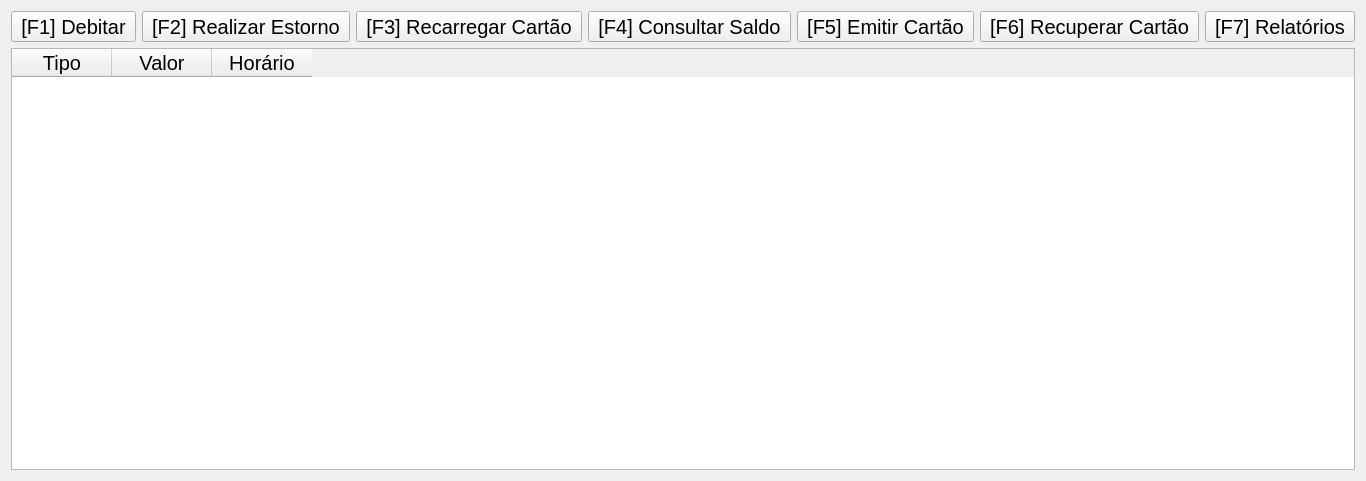
<?xml version="1.0" encoding="UTF-8"?>
<ui version="4.0">
 <class>MainWindow</class>
 <widget class="QMainWindow" name="MainWindow">
  <property name="geometry">
   <rect>
    <x>0</x>
    <y>0</y>
    <width>1260</width>
    <height>481</height>
   </rect>
  </property>
  <property name="windowTitle">
   <string>Mariana Cafeteria</string>
  </property>
  <widget class="QWidget" name="centralWidget">
   <layout class="QVBoxLayout" name="verticalLayout">
    <item>
     <layout class="QHBoxLayout" name="horizontalLayout">
      <item>
       <widget class="QToolButton" name="novaOperacao">
        <property name="sizePolicy">
         <sizepolicy hsizetype="MinimumExpanding" vsizetype="Fixed">
          <horstretch>0</horstretch>
          <verstretch>0</verstretch>
         </sizepolicy>
        </property>
        <property name="font">
         <font>
          <pointsize>15</pointsize>
         </font>
        </property>
        <property name="text">
         <string>[F1] Debitar</string>
        </property>
        <property name="icon">
         <iconset resource="recursos.qrc">
          <normaloff>:/view-financial-payment-mode.png</normaloff>:/view-financial-payment-mode.png</iconset>
        </property>
        <property name="iconSize">
         <size>
          <width>42</width>
          <height>42</height>
         </size>
        </property>
        <property name="shortcut">
         <string>F1</string>
        </property>
        <property name="toolButtonStyle">
         <enum>Qt::ToolButtonTextUnderIcon</enum>
        </property>
       </widget>
      </item>
      <item>
       <widget class="QToolButton" name="realizarEstorno">
        <property name="sizePolicy">
         <sizepolicy hsizetype="MinimumExpanding" vsizetype="Fixed">
          <horstretch>0</horstretch>
          <verstretch>0</verstretch>
         </sizepolicy>
        </property>
        <property name="font">
         <font>
          <pointsize>15</pointsize>
         </font>
        </property>
        <property name="text">
         <string>[F2] Realizar Estorno</string>
        </property>
        <property name="icon">
         <iconset resource="recursos.qrc">
          <normaloff>:/view-financial-transfer.png</normaloff>:/view-financial-transfer.png</iconset>
        </property>
        <property name="iconSize">
         <size>
          <width>42</width>
          <height>42</height>
         </size>
        </property>
        <property name="shortcut">
         <string>F2</string>
        </property>
        <property name="toolButtonStyle">
         <enum>Qt::ToolButtonTextUnderIcon</enum>
        </property>
       </widget>
      </item>
      <item>
       <widget class="QToolButton" name="recarregar">
        <property name="sizePolicy">
         <sizepolicy hsizetype="MinimumExpanding" vsizetype="Fixed">
          <horstretch>0</horstretch>
          <verstretch>0</verstretch>
         </sizepolicy>
        </property>
        <property name="font">
         <font>
          <pointsize>15</pointsize>
         </font>
        </property>
        <property name="text">
         <string>[F3] Recarregar Cartão</string>
        </property>
        <property name="icon">
         <iconset resource="recursos.qrc">
          <normaloff>:/view-bank-account-savings.png</normaloff>:/view-bank-account-savings.png</iconset>
        </property>
        <property name="iconSize">
         <size>
          <width>42</width>
          <height>42</height>
         </size>
        </property>
        <property name="shortcut">
         <string>F3</string>
        </property>
        <property name="toolButtonStyle">
         <enum>Qt::ToolButtonTextUnderIcon</enum>
        </property>
       </widget>
      </item>
      <item>
       <widget class="QToolButton" name="consultaSaldo">
        <property name="sizePolicy">
         <sizepolicy hsizetype="MinimumExpanding" vsizetype="Fixed">
          <horstretch>0</horstretch>
          <verstretch>0</verstretch>
         </sizepolicy>
        </property>
        <property name="font">
         <font>
          <pointsize>15</pointsize>
         </font>
        </property>
        <property name="text">
         <string>[F4] Consultar Saldo</string>
        </property>
        <property name="icon">
         <iconset resource="recursos.qrc">
          <normaloff>:/view-bank-account.png</normaloff>:/view-bank-account.png</iconset>
        </property>
        <property name="iconSize">
         <size>
          <width>42</width>
          <height>42</height>
         </size>
        </property>
        <property name="toolButtonStyle">
         <enum>Qt::ToolButtonTextUnderIcon</enum>
        </property>
       </widget>
      </item>
      <item>
       <widget class="QToolButton" name="emitirCartao">
        <property name="sizePolicy">
         <sizepolicy hsizetype="MinimumExpanding" vsizetype="Fixed">
          <horstretch>0</horstretch>
          <verstretch>0</verstretch>
         </sizepolicy>
        </property>
        <property name="font">
         <font>
          <pointsize>15</pointsize>
         </font>
        </property>
        <property name="text">
         <string>[F5] Emitir Cartão</string>
        </property>
        <property name="icon">
         <iconset resource="recursos.qrc">
          <normaloff>:/view-barcode-add.png</normaloff>:/view-barcode-add.png</iconset>
        </property>
        <property name="iconSize">
         <size>
          <width>42</width>
          <height>42</height>
         </size>
        </property>
        <property name="toolButtonStyle">
         <enum>Qt::ToolButtonTextUnderIcon</enum>
        </property>
       </widget>
      </item>
      <item>
       <widget class="QToolButton" name="recuperarCartao">
        <property name="sizePolicy">
         <sizepolicy hsizetype="MinimumExpanding" vsizetype="Fixed">
          <horstretch>0</horstretch>
          <verstretch>0</verstretch>
         </sizepolicy>
        </property>
        <property name="font">
         <font>
          <pointsize>15</pointsize>
         </font>
        </property>
        <property name="text">
         <string>[F6] Recuperar Cartão</string>
        </property>
        <property name="icon">
         <iconset resource="recursos.qrc">
          <normaloff>:/taxes-finances.png</normaloff>:/taxes-finances.png</iconset>
        </property>
        <property name="iconSize">
         <size>
          <width>42</width>
          <height>42</height>
         </size>
        </property>
        <property name="toolButtonStyle">
         <enum>Qt::ToolButtonTextUnderIcon</enum>
        </property>
       </widget>
      </item>
      <item>
       <widget class="QToolButton" name="relatorios">
        <property name="sizePolicy">
         <sizepolicy hsizetype="MinimumExpanding" vsizetype="Fixed">
          <horstretch>0</horstretch>
          <verstretch>0</verstretch>
         </sizepolicy>
        </property>
        <property name="font">
         <font>
          <pointsize>15</pointsize>
         </font>
        </property>
        <property name="text">
         <string>[F7] Relatórios</string>
        </property>
        <property name="icon">
         <iconset resource="recursos.qrc">
          <normaloff>:/kchart.png</normaloff>:/kchart.png</iconset>
        </property>
        <property name="iconSize">
         <size>
          <width>42</width>
          <height>42</height>
         </size>
        </property>
        <property name="toolButtonStyle">
         <enum>Qt::ToolButtonTextUnderIcon</enum>
        </property>
       </widget>
      </item>
     </layout>
    </item>
    <item>
     <widget class="QTableWidget" name="tableWidget">
      <property name="font">
       <font>
        <pointsize>15</pointsize>
       </font>
      </property>
      <attribute name="horizontalHeaderStretchLastSection">
       <bool>false</bool>
      </attribute>
      <attribute name="verticalHeaderVisible">
       <bool>false</bool>
      </attribute>
      <column>
       <property name="text">
        <string>Tipo</string>
       </property>
      </column>
      <column>
       <property name="text">
        <string>Valor</string>
       </property>
      </column>
      <column>
       <property name="text">
        <string>Horário</string>
       </property>
      </column>
     </widget>
    </item>
   </layout>
  </widget>
  <widget class="QMenuBar" name="menuBar">
   <property name="geometry">
    <rect>
     <x>0</x>
     <y>0</y>
     <width>1260</width>
     <height>22</height>
    </rect>
   </property>
  </widget>
 </widget>
 <layoutdefault spacing="6" margin="11"/>
 <resources>
  <include location="recursos.qrc"/>
 </resources>
 <connections/>
</ui>
